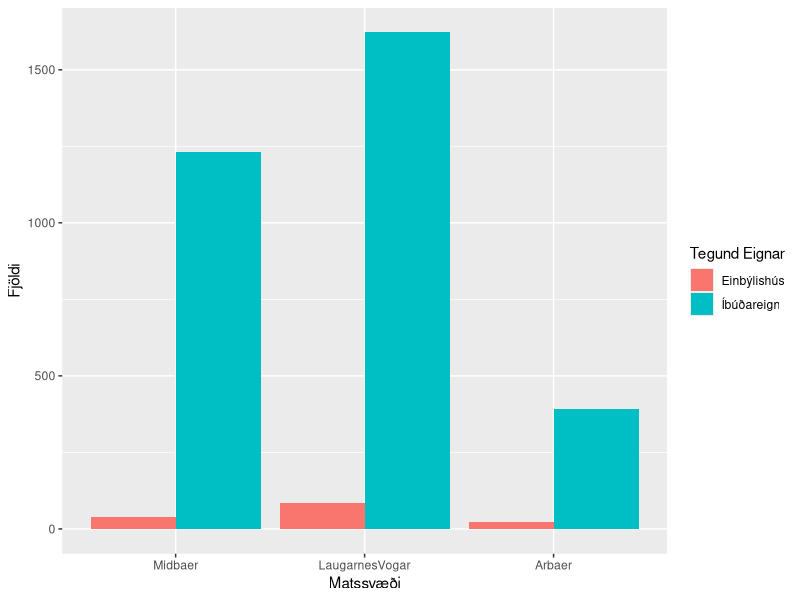
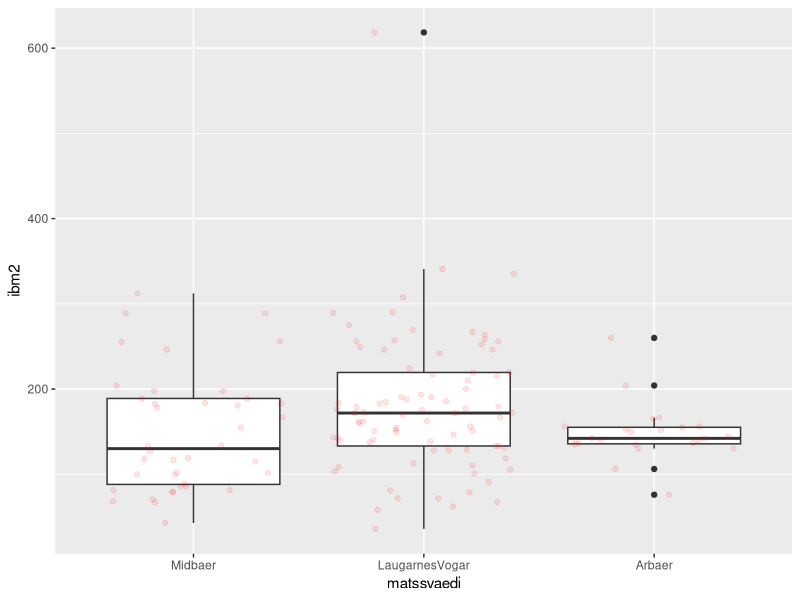
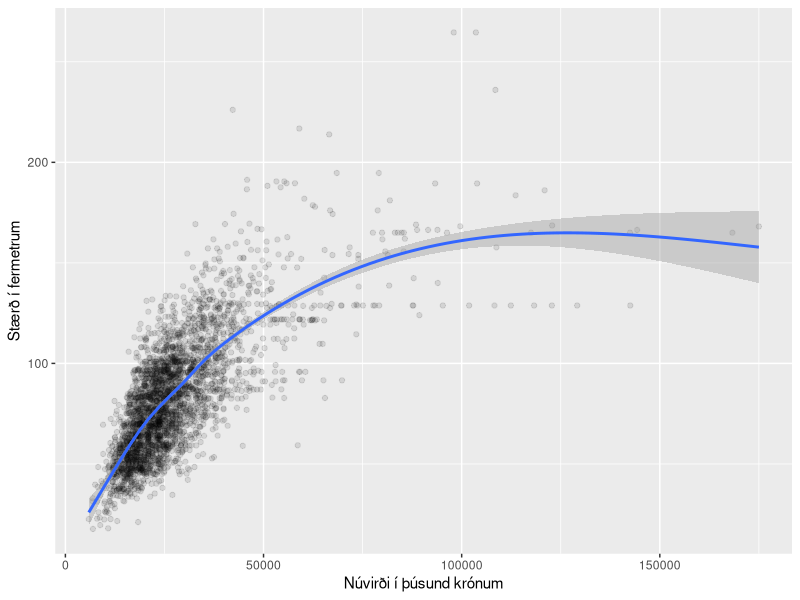

Recreate these plots in R, in order.
## ---- chunk 1
knitr::opts_chunk$set(echo = TRUE)
library(dplyr)
library(ggplot2)
## ---- chunk 2
thv <- read.table("./data/husnaedi.txt", header = TRUE, sep = ";")
## ---- chunk 3
hverfi <- c(20, 100, 200)
thv <- filter(thv, thv$matssvaedi%in%hverfi)
## ---- chunk 4
str(thv)
##Eins og sjá má eru matssvæðin ranglega skilgreind sem tölugildi. Svo við breytum þeim í faktor og köllum matssvæðin nýjum nöfnum.
thv$matssvaedi <- as.factor(thv$matssvaedi)
levels(thv$matssvaedi) <- c("Midbaer", "LaugarnesVogar", "Arbaer")
str(thv)
## ---- chunk 5
plott1 <- 
  ggplot(aes(matssvaedi), data = thv) +
  geom_bar(position = "dodge", aes(fill = thv$teg_eign)) +

##X og Y labels
  xlab("Matssvæði") + ylab("Fjöldi") +

##Legend
  scale_fill_discrete(name = "Tegund Eignar")

plott1
## ---- chunk 6
einbylishus <- dplyr::filter(thv, teg_eign == "Einbýlishús")
plott2 <- 
  ggplot(aes(matssvaedi, ibm2), data = einbylishus) + geom_boxplot() + geom_jitter(alpha = 0.1, color = "red")

plott2
## ---- chunk 7
ibudir <- dplyr::filter(thv, teg_eign == "Íbúðareign")
plott3 <- 
  ggplot(aes(nuvirdi, ibm2), 
        data = ibudir) +
  ## How to plot
        geom_point(alpha = 0.1) +
        geom_smooth() + 
  ## X and Y labels
        xlab("Núvirði í þúsund krónum") + ylab("Stærð í fermetrum")

plott3
## ---- chunk 8
table(thv$teg_eign, thv$matssvaedi)
prop.table(table(thv$teg_eign, thv$matssvaedi), 2)
## ---- chunk 9
einbyl.midbaer <- einbylishus %>%
  filter(matssvaedi == "Midbaer")

einbyl.LaugarnesVogar <- einbylishus %>%
  filter(matssvaedi == "LaugarnesVogar")

einbyl.Arbaer <- einbylishus %>%
  filter(matssvaedi == "Arbaer")
## ---- chunk 10
litlar <- filter(ibudir, ibm2>=50 & ibm2 <=60)
## ---- chunk 11
litlar.midbaer <- filter(litlar, litlar$matssvaedi == "Midbaer")
mean(litlar.midbaer$nuvirdi)
median(litlar.midbaer$nuvirdi)
sd(litlar.midbaer$nuvirdi)
nrow(litlar.midbaer)
## ---- chunk 12
litlar.LaugarnesVogar <- filter(litlar, litlar$matssvaedi == "LaugarnesVogar")
mean(litlar.LaugarnesVogar$nuvirdi)
median(litlar.LaugarnesVogar$nuvirdi)
sd(litlar.LaugarnesVogar$nuvirdi)
nrow(litlar.LaugarnesVogar)
## ---- chunk 13
litlar.Arbaer <- filter(litlar, litlar$matssvaedi == "Arbaer")
mean(litlar.Arbaer$nuvirdi)
median(litlar.Arbaer$nuvirdi)
sd(litlar.Arbaer$nuvirdi)
nrow(litlar.Arbaer)
